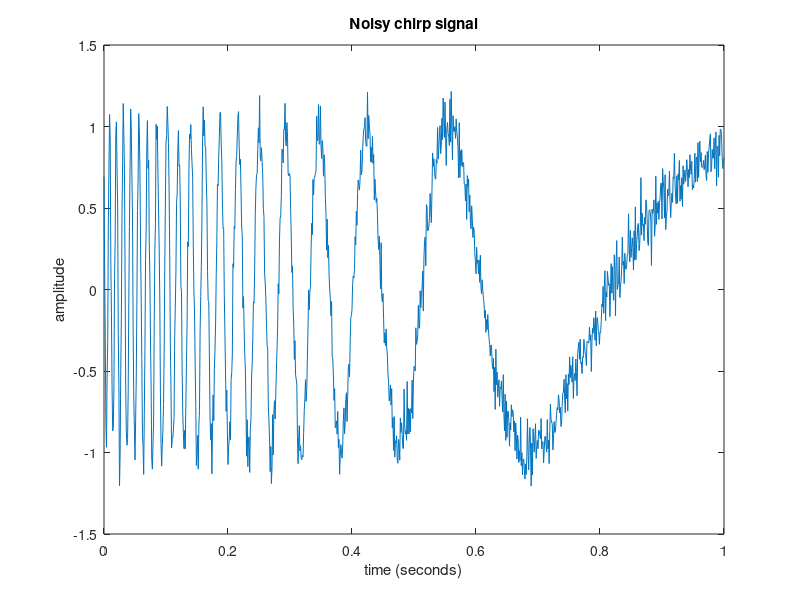
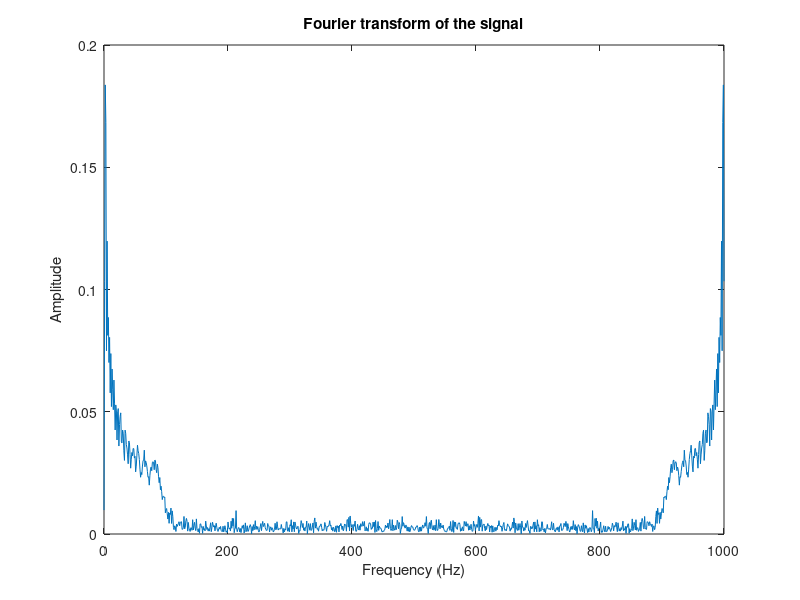
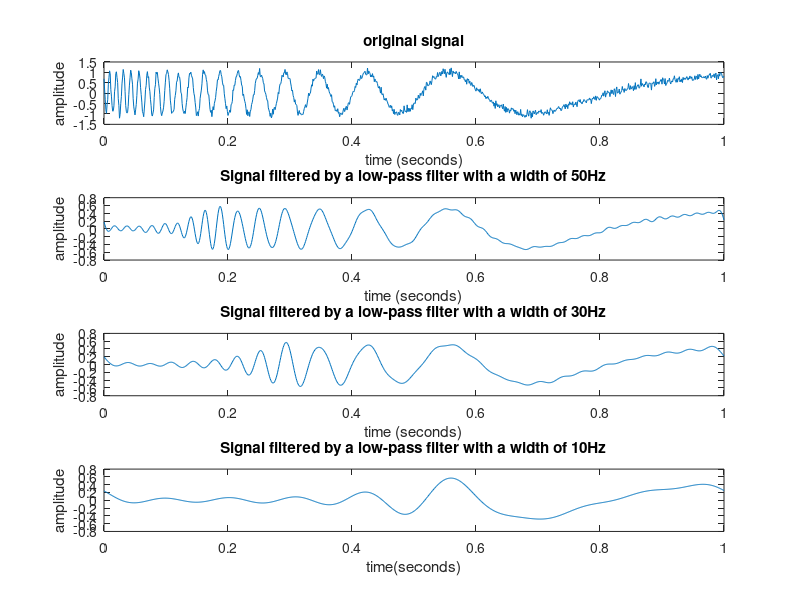

Source code (MATLAB) for these figures, in order: (Note: this script raises an error after producing the figures.)
% Setting parameters
fs = 1000; % Sampling Rate
t = 0:1/fs:1; % Time vector, from 0 to 1 second, sampled at 1/fs intervals


% Generate FM signal
f0 = 100; % Initial frequency
f1 = 0.5; % Termination frequency
linear_chirp = chirp(t, f0,1, f1, 'logarithmic');

% Generate random noise
noise = 0.1 * randn(size(t)); % 0.1 is the amplitude of the noise

% Merge chirp signal and noise
signal_with_noise = linear_chirp + noise;

% Draw signal waveform
figure;
plot(t, signal_with_noise);
xlabel('time (seconds)');
ylabel('amplitude');
title('Noisy chirp signal');


% Perform Fourier transform on the original signal and output the spectrum image.

% Calculate the Fourier transform
N = length(signal_with_noise);
frequencies = linspace(0, fs, N); % Calculate frequency axis
fft_result = fft(signal_with_noise, N); 
magnitude_spectrum = abs(fft_result / N); % Calculate amplitude spectrum
% Plot a spectrogram
figure;
plot(frequencies, magnitude_spectrum);
xlabel('Frequency (Hz)');
ylabel('Amplitude');
title('Fourier transform of the signal');

% Plot the original signal and the inverse transformed signal
figure;
subplot(4, 1, 1);
plot(t, signal_with_noise);
xlabel('time (seconds)');
ylabel('amplitude');
title('original signal');

% Delete frequency components greater than 50Hz
remove_50=find(frequencies>=50);
fft_result(remove_50)=0;
ifft_result=ifft(fft_result,length(fft_result));

% Plot the inverse Fourier transformed signal after removing frequency components greater than 50Hz
subplot(4, 1, 2);
plot(t, ifft_result);
xlabel('time (seconds)');
ylabel('amplitude');
title('Signal filtered by a low-pass filter with a width of 50Hz');


% Delete frequency components greater than 30Hz
remove_30=find(frequencies>=30);
fft_result(remove_30)=0;
ifft_result=ifft(fft_result,length(fft_result));

% Plot the inverse Fourier transformed signal after removing frequency components greater than 30Hz
subplot(4, 1, 3);
plot(t, ifft_result);
xlabel('time (seconds)');
ylabel('amplitude');
title('Signal filtered by a low-pass filter with a width of 30Hz');



% Delete frequency components greater than 10Hz
remove_10=find(frequencies>=10);
fft_result(remove_10)=0;
ifft_result=ifft(fft_result,length(fft_result));

% Plot the inverse Fourier transformed signal after removing frequency components greater than 10Hz
subplot(4, 1, 4);
plot(t, ifft_result);
xlabel('time(seconds)');
ylabel('amplitude');
title('Signal filtered by a low-pass filter with a width of 10Hz');


% Filter signals using global thresholds and hierarchical thresholds respectively
denois_signal_with_sln=wden(signal_with_noise,'heursure','s','sln',5,'sym4');
denois_signal_with_mln=wden(signal_with_noise,'heursure','s','mln',5,'sym4');


% Plot wavelet filtered signal
figure;
subplot(3, 1, 1);
plot(t, signal_with_noise);
xlabel('time(seconds)');
ylabel('amplitude');
title('Original signal');

subplot(3,1,2);
plot(t,denois_signal_with_sln);
xlabel('time(seconds)');
ylabel('amplitude');
title('Signal after denoising using global threshold');

subplot(3,1,3);
plot(t,denois_signal_with_mln);
xlabel('time(seconds)');
ylabel('amplitude');
title('Signal after denoising using hierarchical thresholding');
